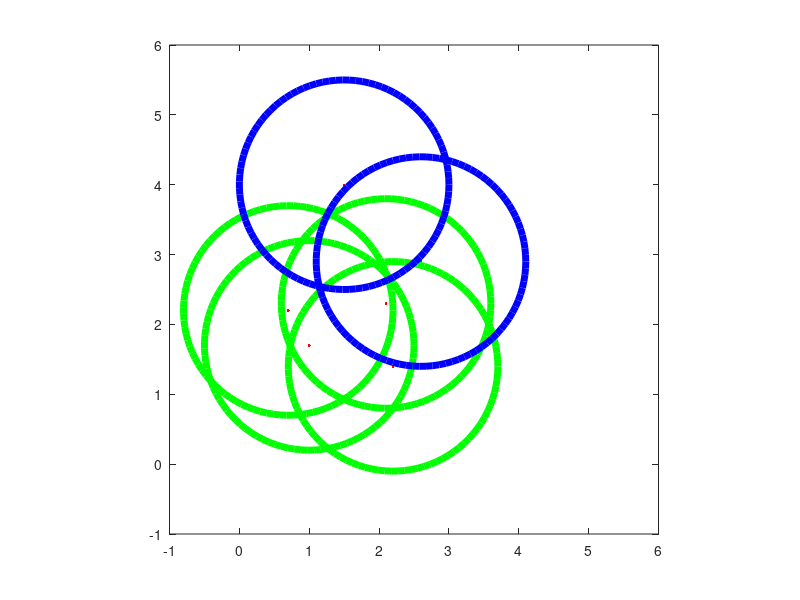

Recreate this plot in MATLAB.
function exercise10Solution()
% last point added as noise point
points=[1 1.7;2.2 1.4; 2.1 2.3; 0.7 2.2; 2.6 2.9; 1.5 4];

length = size(points,1);
distances = zeros(length);
for i=1:length
    for j=1:length
        distances(i,j) = sqrt((points(i,1)-points(j,1)).^2 + (points(i,2)-points(j,2))^2);
    end
end

distances

radius = 1.5;
minPts = 2;

figure;
plot(points(:,1),points(:,2), 'r.', 'LineWidth', 70);

hold on;
for i=1:length
    neighbours = sum(distances(i,:)<=radius) - 1;
    
    [x,y] = CreateCircle(points(i,:), radius);
    if (neighbours >= minPts)
        plot(x,y, 'g', 'LineWidth', 5);
    else
        plot(x,y, 'b', 'LineWidth', 5);
    end
end
xlim([-1, 6]);
ylim([-1, 6]);
axis('square');


function [x, y] = CreateCircle(center, radius)
    l = linspace(0, 2*pi, 100);
    x = radius.*cos(l) + center(1);
    y = radius.*sin(l) + center(2);
end

end
